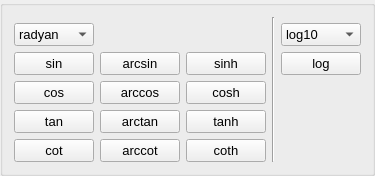
       <widget class="QGroupBox" name="gbMat">
        <property name="enabled">
         <bool>true</bool>
        </property>
        <property name="sizePolicy">
         <sizepolicy hsizetype="Preferred" vsizetype="Preferred">
          <horstretch>0</horstretch>
          <verstretch>0</verstretch>
         </sizepolicy>
        </property>
        <property name="minimumSize">
         <size>
          <width>37</width>
          <height>0</height>
         </size>
        </property>
        <property name="maximumSize">
         <size>
          <width>16777215</width>
          <height>16777215</height>
         </size>
        </property>
        <property name="font">
         <font>
          <pointsize>11</pointsize>
         </font>
        </property>
        <property name="focusPolicy">
         <enum>Qt::NoFocus</enum>
        </property>
        <property name="styleSheet">
         <string notr="true"/>
        </property>
        <property name="title">
         <string/>
        </property>
        <layout class="QGridLayout" name="gridLayout_3">
         <item row="0" column="3" rowspan="6">
          <widget class="Line" name="line">
           <property name="orientation">
            <enum>Qt::Vertical</enum>
           </property>
          </widget>
         </item>
         <item row="3" column="0">
          <widget class="QPushButton" name="btnCos">
           <property name="sizePolicy">
            <sizepolicy hsizetype="Minimum" vsizetype="Minimum">
             <horstretch>0</horstretch>
             <verstretch>0</verstretch>
            </sizepolicy>
           </property>
           <property name="maximumSize">
            <size>
             <width>100</width>
             <height>27</height>
            </size>
           </property>
           <property name="font">
            <font>
             <pointsize>10</pointsize>
            </font>
           </property>
           <property name="text">
            <string>cos</string>
           </property>
          </widget>
         </item>
         <item row="3" column="1">
          <widget class="QPushButton" name="btnArccos">
           <property name="maximumSize">
            <size>
             <width>100</width>
             <height>27</height>
            </size>
           </property>
           <property name="font">
            <font>
             <pointsize>10</pointsize>
            </font>
           </property>
           <property name="text">
            <string>arccos</string>
           </property>
          </widget>
         </item>
         <item row="4" column="0">
          <widget class="QPushButton" name="btnTan">
           <property name="sizePolicy">
            <sizepolicy hsizetype="Minimum" vsizetype="Minimum">
             <horstretch>0</horstretch>
             <verstretch>0</verstretch>
            </sizepolicy>
           </property>
           <property name="maximumSize">
            <size>
             <width>100</width>
             <height>27</height>
            </size>
           </property>
           <property name="font">
            <font>
             <pointsize>10</pointsize>
            </font>
           </property>
           <property name="text">
            <string>tan</string>
           </property>
          </widget>
         </item>
         <item row="4" column="1">
          <widget class="QPushButton" name="btnArctan">
           <property name="maximumSize">
            <size>
             <width>100</width>
             <height>27</height>
            </size>
           </property>
           <property name="font">
            <font>
             <pointsize>10</pointsize>
            </font>
           </property>
           <property name="text">
            <string>arctan</string>
           </property>
          </widget>
         </item>
         <item row="5" column="0">
          <widget class="QPushButton" name="btnCot">
           <property name="sizePolicy">
            <sizepolicy hsizetype="Minimum" vsizetype="Minimum">
             <horstretch>0</horstretch>
             <verstretch>0</verstretch>
            </sizepolicy>
           </property>
           <property name="maximumSize">
            <size>
             <width>100</width>
             <height>27</height>
            </size>
           </property>
           <property name="font">
            <font>
             <pointsize>10</pointsize>
            </font>
           </property>
           <property name="text">
            <string>cot</string>
           </property>
          </widget>
         </item>
         <item row="5" column="1">
          <widget class="QPushButton" name="btnArccot">
           <property name="maximumSize">
            <size>
             <width>100</width>
             <height>27</height>
            </size>
           </property>
           <property name="font">
            <font>
             <pointsize>10</pointsize>
             <weight>50</weight>
             <bold>false</bold>
            </font>
           </property>
           <property name="text">
            <string>arccot</string>
           </property>
          </widget>
         </item>
         <item row="2" column="1">
          <widget class="QPushButton" name="btnArcsin">
           <property name="maximumSize">
            <size>
             <width>100</width>
             <height>27</height>
            </size>
           </property>
           <property name="font">
            <font>
             <pointsize>10</pointsize>
            </font>
           </property>
           <property name="text">
            <string>arcsin</string>
           </property>
          </widget>
         </item>
         <item row="2" column="0">
          <widget class="QPushButton" name="btnSin">
           <property name="sizePolicy">
            <sizepolicy hsizetype="Minimum" vsizetype="Minimum">
             <horstretch>0</horstretch>
             <verstretch>0</verstretch>
            </sizepolicy>
           </property>
           <property name="maximumSize">
            <size>
             <width>100</width>
             <height>27</height>
            </size>
           </property>
           <property name="font">
            <font>
             <pointsize>10</pointsize>
            </font>
           </property>
           <property name="text">
            <string>sin</string>
           </property>
          </widget>
         </item>
         <item row="2" column="4">
          <widget class="QPushButton" name="btnLog">
           <property name="minimumSize">
            <size>
             <width>0</width>
             <height>0</height>
            </size>
           </property>
           <property name="maximumSize">
            <size>
             <width>100</width>
             <height>27</height>
            </size>
           </property>
           <property name="font">
            <font>
             <pointsize>10</pointsize>
            </font>
           </property>
           <property name="text">
            <string>log</string>
           </property>
          </widget>
         </item>
         <item row="1" column="0">
          <widget class="QComboBox" name="cbTri">
           <property name="font">
            <font>
             <pointsize>10</pointsize>
            </font>
           </property>
           <property name="layoutDirection">
            <enum>Qt::LeftToRight</enum>
           </property>
           <item>
            <property name="text">
             <string>radyan</string>
            </property>
           </item>
           <item>
            <property name="text">
             <string>derece</string>
            </property>
           </item>
           <item>
            <property name="text">
             <string>grad</string>
            </property>
           </item>
          </widget>
         </item>
         <item row="1" column="4">
          <widget class="QComboBox" name="cbLog">
           <property name="maximumSize">
            <size>
             <width>100</width>
             <height>16777215</height>
            </size>
           </property>
           <property name="font">
            <font>
             <pointsize>10</pointsize>
            </font>
           </property>
           <item>
            <property name="text">
             <string>log10</string>
            </property>
           </item>
           <item>
            <property name="text">
             <string>log2</string>
            </property>
           </item>
           <item>
            <property name="text">
             <string>ln</string>
            </property>
           </item>
          </widget>
         </item>
         <item row="2" column="2">
          <widget class="QPushButton" name="btnSinh">
           <property name="font">
            <font>
             <pointsize>10</pointsize>
            </font>
           </property>
           <property name="text">
            <string>sinh</string>
           </property>
          </widget>
         </item>
         <item row="3" column="2">
          <widget class="QPushButton" name="btnCosh">
           <property name="font">
            <font>
             <pointsize>10</pointsize>
            </font>
           </property>
           <property name="text">
            <string>cosh</string>
           </property>
          </widget>
         </item>
         <item row="4" column="2">
          <widget class="QPushButton" name="btnTanh">
           <property name="font">
            <font>
             <pointsize>10</pointsize>
            </font>
           </property>
           <property name="text">
            <string>tanh</string>
           </property>
          </widget>
         </item>
         <item row="5" column="2">
          <widget class="QPushButton" name="btnCoth">
           <property name="font">
            <font>
             <pointsize>10</pointsize>
            </font>
           </property>
           <property name="text">
            <string>coth</string>
           </property>
          </widget>
         </item>
        </layout>
       </widget>
